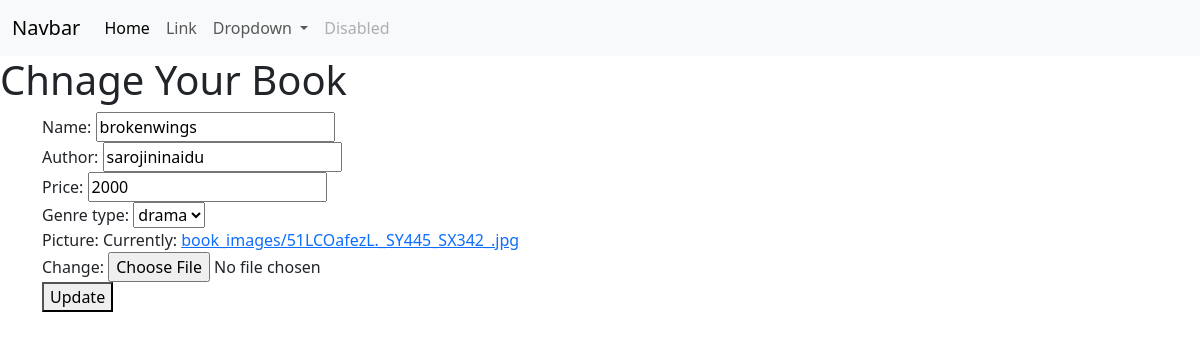
The page /book/1/change/ on the database its author committed.
### store/models.py (models this page shows, shortened)
class Book(models.Model):
    name=models.CharField(max_length=200)
    author=models.CharField(max_length=200)
    price=models.PositiveIntegerField()
    genre_options=(
        ("love","love"),
        ("horror","horror"),
        ("drama","drama"),
    )
    genre_type=models.CharField(max_length=200,choices=genre_options,default="love")
    picture=models.ImageField(upload_to="book_images",null=True)

### store/views.py (the view, shortened to what this page needs)
# urls.py: path("book/<int:pk>/change/",views.BookUpdateView.as_view(),name="book-update")
class BookUpdateView(View):
    template_name="book_update.html"
    form_class=BookUpdateForm
    def get(self,request,*args,**kwargs):
        id=kwargs.get("pk")
        book_object=Book.objects.get(id=id)
        form_instance=self.form_class(instance=book_object)
        return render(request,self.template_name,{"form":form_instance})

### store/forms.py
class BookUpdateForm(forms.ModelForm):
    class Meta:
        model=Book
        fields="__all__"

### store/templates/book_update.html (shortened to what this page needs)
{%extends 'base.html'%}
{%block main_block%}
<h1>Chnage Your Book</h1>
<div class="container ">
    <form action=""method=post enctype="multipart/form-data">
        {{form}}
        <button type="submit">Update</button>
    </form>
</div>
{%endblock%}

### rows shown on the page
Book: name "brokenwings", author "sarojininaidu", price "2000", genre_type "drama"
